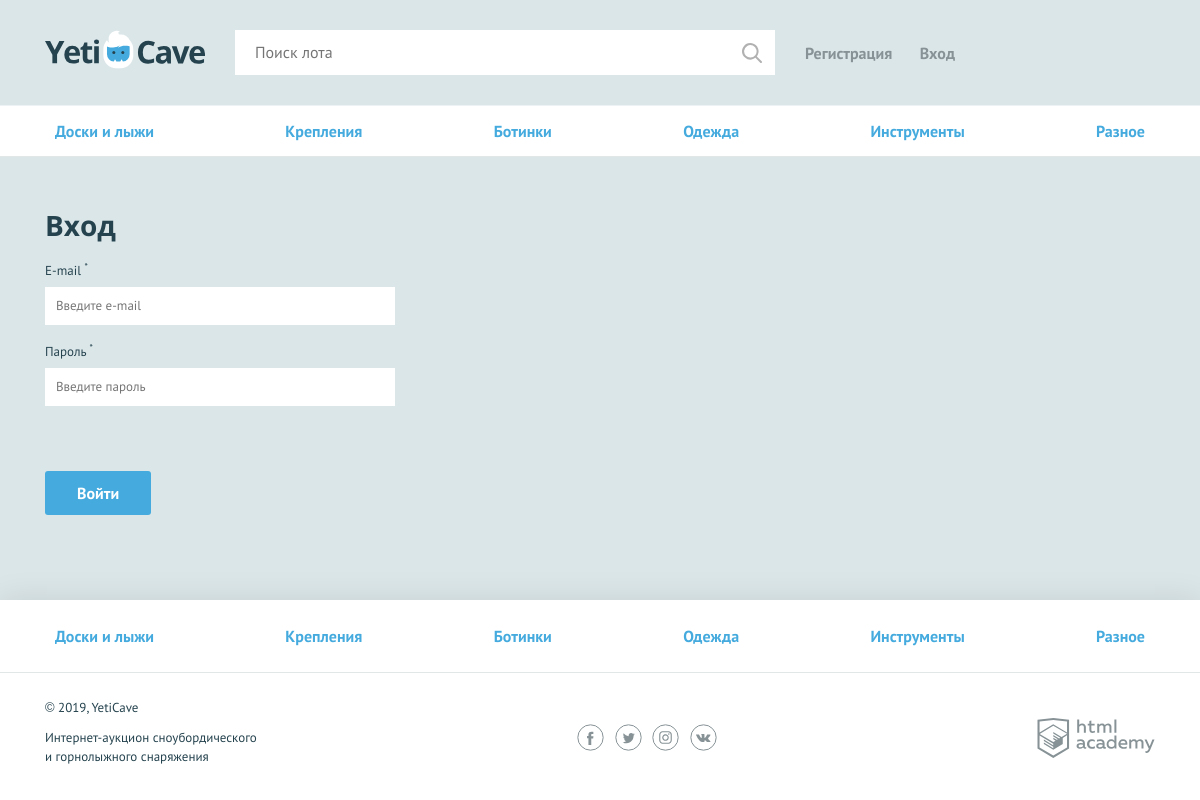
Page /login.php on the earlier database version.
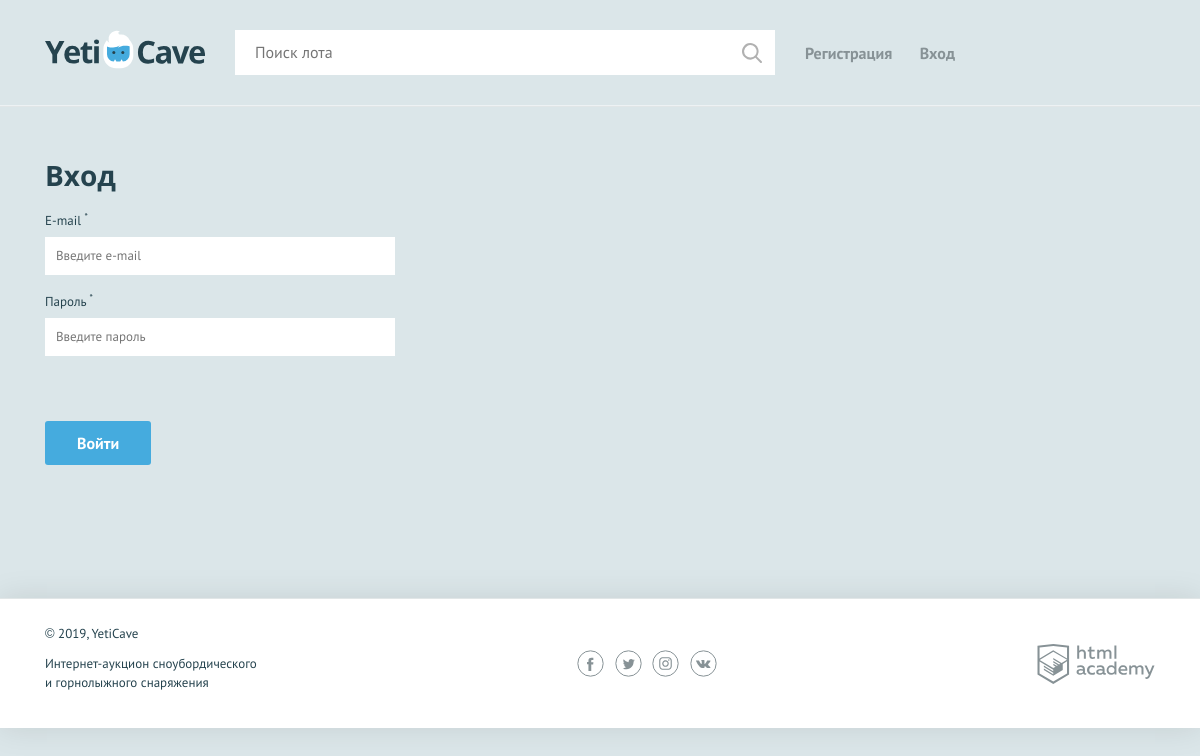
Same page on the later database version.
### tables this page shows
CREATE TABLE cathegory (
    id INT AUTO_INCREMENT PRIMARY KEY,
    name CHAR(255) NOT NULL UNIQUE,
    code CHAR(128) NOT NULL UNIQUE
);

### login.php (called while the page is built, shortened)
<?php
  require_once(__DIR__.'/init.php');
  $title = 'Авторизация';
  $categories = db_fetch_data($DB, $query_template['cathegory']);
  $content = include_template(
    'login.php', [
      'cathegory' => $categories ?? [],
      'post' => $post,
      'error' => $errors,
    ]
  );
  render_page($categories, $content, $title, $user_name);

### inc/db.php (called while the page is built, shortened)
<?php
  function db_get_prepare_stmt($link, $sql, $data = []) {
    $stmt = mysqli_prepare($link, $sql);
    return $stmt;
  }
  function db_fetch_data($link, $sql, $data = []) {
    $result = [];
    $stmt = db_get_prepare_stmt($link, $sql, $data);
    $res = mysqli_stmt_execute($stmt);
    $res = mysqli_stmt_get_result($stmt);
    if ($res) {
      $result = mysqli_fetch_all($res, MYSQLI_ASSOC);
    }
    return $result;
  }

### templates/login.php (the view, shortened to what this page needs)
<main>
  <nav class="nav">
    <ul class="nav__list container">
      <?php if ($cathegory && !empty($cathegory)): ?>
        <?php foreach ($cathegory as $value): ?>
          <li class="nav__item">
            <a href="/cathegory.php?id=<?=isset($value['id']) ? esc($value['id']) : ''?>"><?=isset($value['name']) ? esc($value['name']) : ''?></a>
          </li>
        <?php endforeach; ?>
      <?php endif;?>
    </ul>
  </nav>
  <form class="form container <?=(!empty($error)) ? 'form--invalid' : ''?>" action="login.php" method="post">
    <h2>Вход</h2>
    <div class="form__item <?=(isset($error['email']) || isset($error['sign_up'])) ? 'form__item--invalid' : ''?>">
      <label for="email">E-mail <sup>*</sup></label>
      <input id="email" type="text" name="email" placeholder="Введите e-mail" value="<?=isset($post['email']) ? esc($post['email']) : ''?>">
    </div>
    <div class="form__item form__item--last <?=(isset($error['password']) || isset($error['sign_up'])) ? 'form__item--invalid' : ''?>">
      <label for="password">Пароль <sup>*</sup></label>
      <input id="password" type="password" name="password" placeholder="Введите пароль" value="<?=isset($post['password']) ? esc($post['password']) : ''?>">
    </div>
    <button type="submit" class="button">Войти</button>
  </form>
</main>

### templates/layout.php (shortened to what this page needs)
<!DOCTYPE html>
<html lang="ru">
<head>
    <link href="../css/normalize.min.css" rel="stylesheet">
    <link href="../css/style.css" rel="stylesheet">
    <link href="../css/flatpickr.min.css" rel="stylesheet">
</head>
<body>
<div class="page-wrapper">
<header class="main-header">
    <div class="main-header__container container">
        <a class="main-header__logo" href="/">
            <img src="../img/logo.svg" width="160" height="39" alt="Логотип компании YetiCave">
        </a>
        <form class="main-header__search" method="get" action="search.php" autocomplete="off">
            <input type="search" name="search" placeholder="Поиск лота">
            <input class="main-header__search-btn" type="submit" value="Найти">
        </form>
        <nav class="user-menu">
        <?php if (!empty($user_name)): ?>
            <div class="user-menu__logged">
              <p><?=esc($user_name)?></p>
              <a class="user-menu__bets" href="/my-bets.php">Мои ставки</a>
              <a class="user-menu__logout" href="/logout.php">Выход</a>
            </div>
        <?php else: ?>
          <ul class="user-menu__list">
            <li class="user-menu__item">
              <a href="/sign-up.php">Регистрация</a>
            </li>
            <li class="user-menu__item">
              <a href="/login.php">Вход</a>
            </li>
          </ul>
        <?php endif; ?>
        </nav>
    </div>
</header>
  <?=$content?>
</div>
<footer class="main-footer">
    <nav class="nav">
        <ul class="nav__list container">
            <?php if ($cathegory && !empty($cathegory)): ?>
            <?php foreach ($cathegory as $value): ?>
            <li class="nav__item">
                <a href="/cathegory.php?id=<?=isset($value['id']) ? esc($value['id']) : ''?>"><?=isset($value['name']) ? esc($value['name']) : ''?></a>
            </li>
            <?php endforeach; ?>
            <?php endif;?>
        </ul>
    </nav>
    <div class="main-footer__bottom container">
        <div class="main-footer__copyright">
            <p>© 2019, YetiCave</p>
            <p>Интернет-аукцион сноубордического и горнолыжного снаряжения</p>
        </div>
        <div class="main-footer__social social">
            <a class="social__link social__link--facebook" href="#">
            </a>
            <a class="social__link social__link--twitter" href="#">
            </a>
            <a class="social__link social__link--instagram" href="#">
            </a>
            <a class="social__link social__link--vkontakte" href="#">
            </a>
        </div>
        <div class="main-footer__developed-by">
            <a class="logo-academy" href="https://htmlacademy.ru/intensive/php">
            </a>
        </div>
    </div>
</footer>
</body>
</html>

### inc/function.php (shortened to what this page needs)
<?php
  function esc($str): string {
    $text = '';
    if (!empty($str)) {
      $text = htmlspecialchars($str);
    }
    return $text;
  }
  function include_template(string $name, array $data = []): string {
    $name = 'templates/' . $name;
    extract($data);
    require $name;
    $result = ob_get_clean();
    return $result;
  }
  function render_page($categories, $content, $title, $user_name) {
    $layout = include_template('layout.php', [
      'cathegory' => $categories,
      'content' => $content,
      'title' => $title,
      'user_name' => $user_name,
    ]);
    print($layout);
    exit;
  };

### css/style.css (style rules this page uses)
html, body { height: 100%; }
.page-wrapper { display: flex; flex-direction: column; min-height: 100%; margin-bottom: -202px; }
.page-wrapper::after { content: ""; display: block; }
.page-wrapper::after { height: 85px; }
main { margin-bottom: 202px; }
body { min-width: 1140px; background-color: #dbe6e9; font-family: "PT Sans", sans-serif; font-weight: 400; font-size: 16px; line-height: 26px; color: #25434e; }
a { text-decoration: none; }
h2 { margin: 0; font-family: "Open Sans", sans-serif; font-size: 28px; line-height: 35px; font-weight: 700; }
.container { width: 1110px; margin: 0 auto; padding: 0 15px; }
.button { display: block; padding: 9px 32px; background-color: #45abde; color: #ffffff; text-align: center; font-weight: 700; border: none; border-radius: 3px; }
.main-header { padding: 30px 0 29px; border-bottom: 1px solid rgba(255, 255, 255, 0.5); }
.main-header__container { display: -webkit-flex; display: -ms-flexbox; display: flex; -webkit-justify-content: flex-start; -ms-flex-pack: start; justify-content: flex-start; }
.main-header__logo { display: block; margin-right: 30px; }
.main-header__search { position: relative; width: 540px; margin-right: 30px; }
.main-header__search input[type="search"] { width: 100%; padding: 8px 19px 9px 19px; border: 1px solid #ffffff; }
.main-header__search-btn { content: ""; position: absolute; top: 3px; right: 3px; width: 20px; height: 20px; padding: 20px; background: url("../img/search.svg") center no-repeat; opacity: 0.3; border: 0; font-size: 0; }
.user-menu__list { display: -webkit-flex; display: -ms-flexbox; display: flex; -webkit-justify-content: space-between; -ms-flex-pack: justify; justify-content: space-between; -webkit-flex-wrap: wrap; -ms-flex-wrap: wrap; flex-wrap: wrap; width: 150px; margin: 0; margin-top: 10px; padding: 0; list-style: none; }
.user-menu__item a { color: #879296; font-weight: 700; }
.user-menu { display: -webkit-flex; display: -ms-flexbox; display: flex; }
.main-footer { background-color: #ffffff; box-shadow: 0 0 30px 0 rgba(0, 0, 0, 0.1); }
.main-footer__bottom { display: -webkit-flex; display: -ms-flexbox; display: flex; -webkit-justify-content: space-between; -ms-flex-pack: justify; justify-content: space-between; -webkit-align-items: center; -ms-flex-align: center; align-items: center; padding: 25px 0; }
.main-footer__copyright { max-width: 212px; }
.main-footer__copyright p { margin: 0; margin-bottom: 11px; font-size: 13px; line-height: 19px; }
.main-footer__social { width: 140px; }
.social { display: -webkit-flex; display: -ms-flexbox; display: flex; -webkit-justify-content: space-between; -ms-flex-pack: justify; justify-content: space-between; -webkit-flex-wrap: wrap; -ms-flex-wrap: wrap; flex-wrap: wrap; }
.social__link { width: 27px; height: 27px; }
.logo-academy { display: block; width: 118px; height: 40px; }
.nav { background-color: #ffffff; border-bottom: 1px solid #e1e6e7; }
.form { padding-top: 51px; }
.form h2 { padding-bottom: 15px; }
.form__item { width: 350px; margin: 0; margin-bottom: 14px; font-size: 13px; }
.form__item label { display: block; margin-bottom: 3px; }
.form__item input, .form__item textarea { display: block; width: 100%; padding: 5px 10px; border: 1px solid #ffffff; box-sizing: border-box; }
.form__item--last { margin-bottom: 65px; }
.form .button { display: inline-block; vertical-align: middle; margin-right: 20px; }
.nav__list { display: -webkit-flex; display: -ms-flexbox; display: flex; -webkit-justify-content: space-between; -ms-flex-pack: justify; justify-content: space-between; -webkit-flex-wrap: wrap; -ms-flex-wrap: wrap; flex-wrap: wrap; list-style: none; }
.nav__item a { position: relative; display: block; padding: 12px 10px; font-weight: 700; color: #45abde; }
.nav__item a::before { content: ""; display: none; position: absolute; bottom: 0; width: calc(100% - 20px); height: 3px; background-color: #e2e5e6; }
.main-footer .nav__item a { padding: 23px 10px; }

Differences in the rows shown:
removed cathegory: name "Доски и лыжи"
removed cathegory: name "Крепления"
removed cathegory: name "Ботинки"
removed cathegory: name "Одежда"
removed cathegory: name "Инструменты"
removed cathegory: name "Разное"
